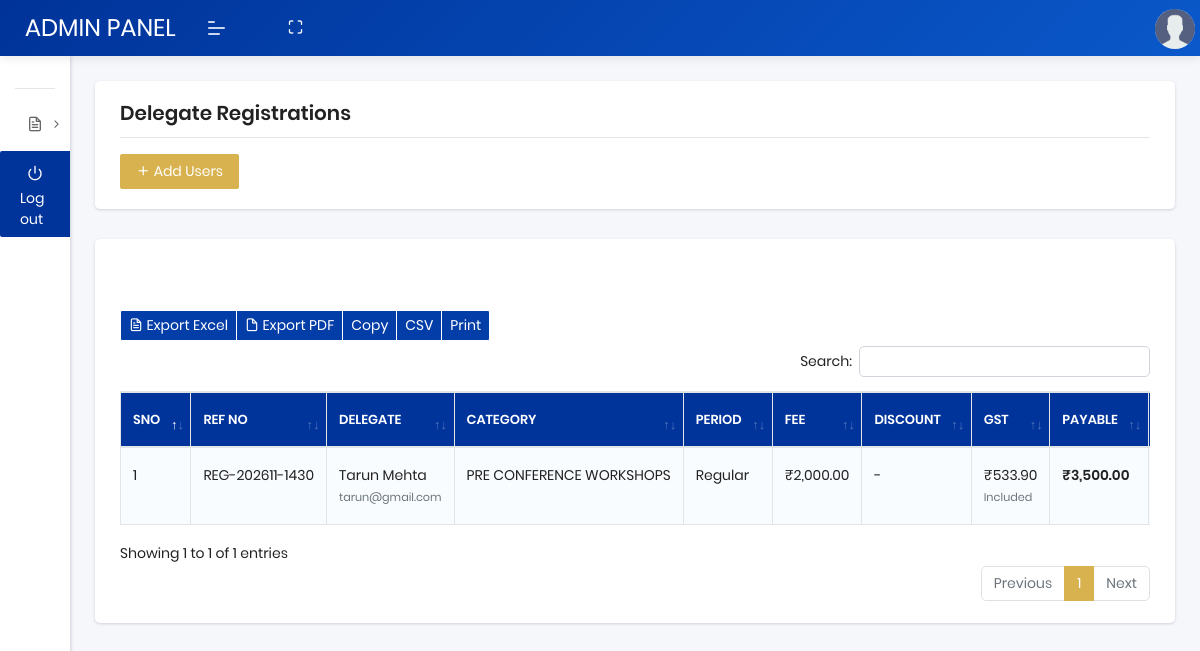
Page /manage-registrations.php (signed in) on the committed database.
### tables this page shows
CREATE TABLE `registrations` (
  `id` int(11) NOT NULL,
  `registration_ref` varchar(30) NOT NULL,
  `user_id` int(11) NOT NULL,
  `category_id` bigint(20) UNSIGNED NOT NULL,
  `category_name` varchar(150) NOT NULL,
  `period_id` int(11) DEFAULT NULL,
  `period_name` varchar(100) NOT NULL,
  `original_fee` decimal(12,2) NOT NULL,
  `currency` char(3) NOT NULL DEFAULT 'INR',
  `option_id` int(11) DEFAULT NULL,
  `option_name` varchar(150) DEFAULT NULL,
  `option_amount` decimal(12,2) NOT NULL DEFAULT 0.00,
  `discount_id` int(11) DEFAULT NULL,
  `discount_name` varchar(150) DEFAULT NULL,
  `discount_amount` decimal(12,2) NOT NULL DEFAULT 0.00,
  `taxable_amount` decimal(12,2) NOT NULL,
  `gst_type` varchar(20) NOT NULL DEFAULT 'not_applicable',
  `gst_percentage` decimal(5,2) NOT NULL DEFAULT 0.00,
  `gst_amount` decimal(12,2) NOT NULL DEFAULT 0.00,
  `payable_amount` decimal(12,2) NOT NULL,
  `payment_status` enum('pending','paid','failed','cancelled') NOT NULL DEFAULT 'pending',
  `created_at` timestamp NULL DEFAULT current_timestamp(),
  `updated_at` timestamp NULL DEFAULT current_timestamp() ON UPDATE current_timestamp()
);

CREATE TABLE `registered_users` (
  `student_id` int(11) NOT NULL,
  `prefix` varchar(10) DEFAULT NULL,
  `image` varchar(255) NOT NULL,
  `first_name` varchar(50) DEFAULT NULL,
  `last_name` varchar(50) DEFAULT NULL,
  `middle_name` varchar(100) DEFAULT NULL,
  `gender` varchar(10) DEFAULT NULL,
  `date_of_birth` varchar(50) DEFAULT NULL,
  `contact_number` varchar(15) DEFAULT NULL,
  `dial_code` varchar(8) NOT NULL DEFAULT '+91',
  `address` varchar(255) DEFAULT NULL,
  `address_type` varchar(20) NOT NULL DEFAULT 'Personal',
  `city` varchar(50) DEFAULT NULL,
  `state` varchar(50) DEFAULT NULL,
  `country` varchar(50) DEFAULT NULL,
  `postal_code` varchar(20) DEFAULT NULL,
  `email` varchar(100) DEFAULT NULL,
  `email_status` varchar(20) NOT NULL DEFAULT 'Not Verified',
  `password` varchar(255) DEFAULT NULL,
  `registration_date` varchar(100) DEFAULT NULL,
  `course_id` int(11) DEFAULT NULL,
  `course_name` varchar(255) DEFAULT NULL,
  `description` varchar(255) DEFAULT NULL,
  `mentor` varchar(255) DEFAULT NULL,
  `enrollment_id` int(11) DEFAULT NULL,
  `enrollment_date` varchar(100) DEFAULT NULL,
  `start_date` varchar(100) DEFAULT NULL,
  `end_date` varchar(100) DEFAULT NULL,
  `fees_status` varchar(100) DEFAULT NULL,
  `fees_amount` varchar(100) DEFAULT NULL,
  `emergency_contact_number` varchar(15) DEFAULT NULL,
  `guardian_name` varchar(100) DEFAULT NULL,
  `guardian_contact_number` varchar(15) DEFAULT NULL,
  `guardian_email` varchar(100) DEFAULT NULL,
  `employment_status` varchar(100) DEFAULT NULL,
  `company_name` varchar(100) DEFAULT NULL,
  `membership_number` varchar(50) DEFAULT NULL,
  `accommodation` varchar(10) DEFAULT NULL,
  `job_title` varchar(50) DEFAULT NULL,
  `status` varchar(100) DEFAULT '1'
);

### registration_pricing_helpers.php (called while the page is built, shortened)
<?php
if (!function_exists('rp_get_active_period')) {
function rp_money($amount, $currency = 'INR')
{
    $symbols = ['INR' => '₹', 'USD' => '$'];
    $symbol  = $symbols[strtoupper($currency)] ?? ($currency . ' ');
    return $symbol . number_format((float) $amount, 2);
}
}

### manage-registrations.php (the view, shortened to what this page needs)
<?php
include("db/config.php");
include("registration_pricing_helpers.php");
$stmt = mysqli_prepare($db, "SELECT r.*, u.first_name, u.last_name, u.email, u.contact_number
    FROM registrations r
    LEFT JOIN registered_users u ON u.student_id = r.user_id
    ORDER BY r.id DESC");
mysqli_stmt_execute($stmt);
$result = mysqli_stmt_get_result($stmt);
?>
<!DOCTYPE html>
<html lang="en">
<head>
    <link rel="stylesheet" href="assets/css/plugins/dataTables.bootstrap4.min.css">
    <link rel="stylesheet" href="assets/css/style.css">
</head>
<body class="">
    <?php include("header.php"); ?>
    <?php include("navbar.php"); ?>
    <section class="pcoded-main-container">
        <div class="pcoded-content">
            <div class="page-header">
                <div class="page-block">
                    <div class="row align-items-center">
                        <div class="col-md-12">
                            <div class="page-header-title">
                                <h5 class="m-b-10">Delegate Registrations</h5>
                                <a href="register.php" class="btn btn-primary">
                                    <i class="feather icon-plus"></i> Add Users
                                </a>
                            </div>
                        </div>
                    </div>
                </div>
            </div>
            <div class="row">
                <div class="col-sm-12">
                    <div class="card">
                        <div class="card-header table-card-header">
                        </div>
                        <div class="card-body">
                            <div class="dt-responsive table-responsive">
                                <br />
                                <?php
                                echo '<table id="basic-btn" class="table table-striped table-bordered nowrap">';
                                echo "<thead>";
                                echo "<tr>";
                                echo "<th>SNO</th>";
                                echo "<th>REF NO</th>";
                                echo "<th>DELEGATE</th>";
                                echo "<th>CATEGORY</th>";
                                echo "<th>PERIOD</th>";
                                echo "<th>FEE</th>";
                                echo "<th>DISCOUNT</th>";
                                echo "<th>GST</th>";
                                echo "<th>PAYABLE</th>";
                                echo "</tr>";
                                echo "</thead>";
                                echo "<tbody>";
                                $count = 1;
                                while ($row = mysqli_fetch_assoc($result)) {
                                    $delegateName = trim(($row['first_name'] ?? '') . ' ' . ($row['last_name'] ?? ''));
                                    echo "<tr class='record'>";
                                    echo "<td>" . $count++ . "</td>";
                                    echo "<td>" . htmlspecialchars($row['registration_ref']) . "</td>";
                                    echo "<td>" . htmlspecialchars($delegateName) . "<br><small class='text-muted'>" . htmlspecialchars($row['email'] ?? '') . "</small></td>";
                                    echo "<td>" . htmlspecialchars($row['category_name']) . "</td>";
                                    echo "<td>" . htmlspecialchars($row['period_name']) . "</td>";
                                    echo "<td>" . rp_money($row['original_fee'], $row['currency']) . "</td>";
                                    echo "<td>" . ((float) $row['discount_amount'] > 0
                                        ? "-" . rp_money($row['discount_amount'], $row['currency']) . "<br><small class='text-muted'>" . htmlspecialchars($row['discount_name'] ?? '') . "</small>"
                                        : "-") . "</td>";
                                    echo "<td>" . ((float) $row['gst_amount'] > 0
                                        ? rp_money($row['gst_amount'], $row['currency']) . "<br><small class='text-muted'>" . ucfirst($row['gst_type']) . "</small>"
                                        : "-") . "</td>";
                                    echo "<td><strong>" . rp_money($row['payable_amount'], $row['currency']) . "</strong></td>";
                                    echo "</tr>";
                                }
                                echo "</tbody>";
                                echo "</table>";
                                ?>
                            </div>
                        </div>
                    </div>
                </div>
            </div>
        </div>
    </section>
</body>
</html>

### rows in the picture
registrations: registration_ref "REG-202611-1430", user.last_name "Tarun Mehta", user.email "tarun@gmail.com", category_name "PRE CONFERENCE WORKSHOPS", period_name "Regular", rp_money($row['original_fee'], $row['currency']) "₹2,000.00", rp_money($row['gst_amount'], $row['currency']) "₹533.90", gst_type "Included", rp_money($row['payable_amount'], $row['currency']) "₹3,500.00"
